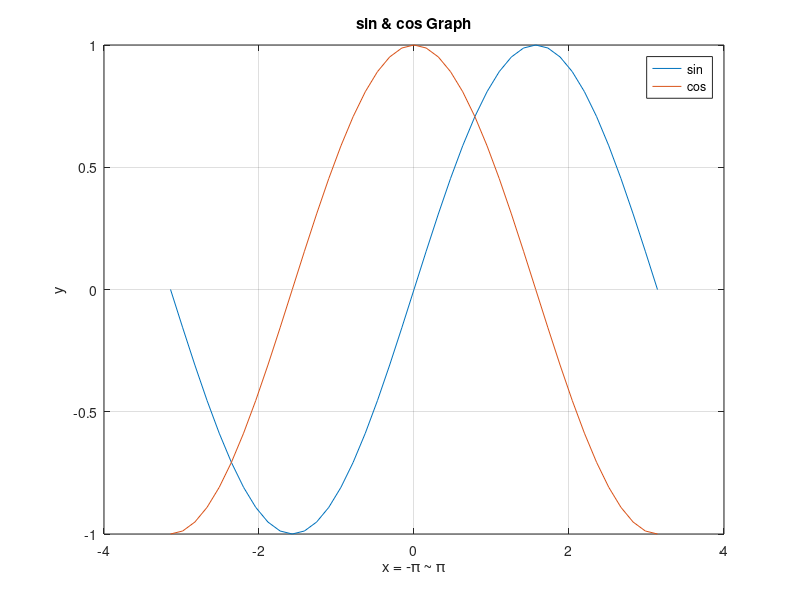

MATLAB code to generate this figure:
clc; clear;

x = -pi:pi/20:pi;

plot(x, sin(x), x, cos(x));
title('sin & cos Graph'); xlabel('x = -π ~ π'); ylabel('y');
legend('sin', 'cos');
grid on;